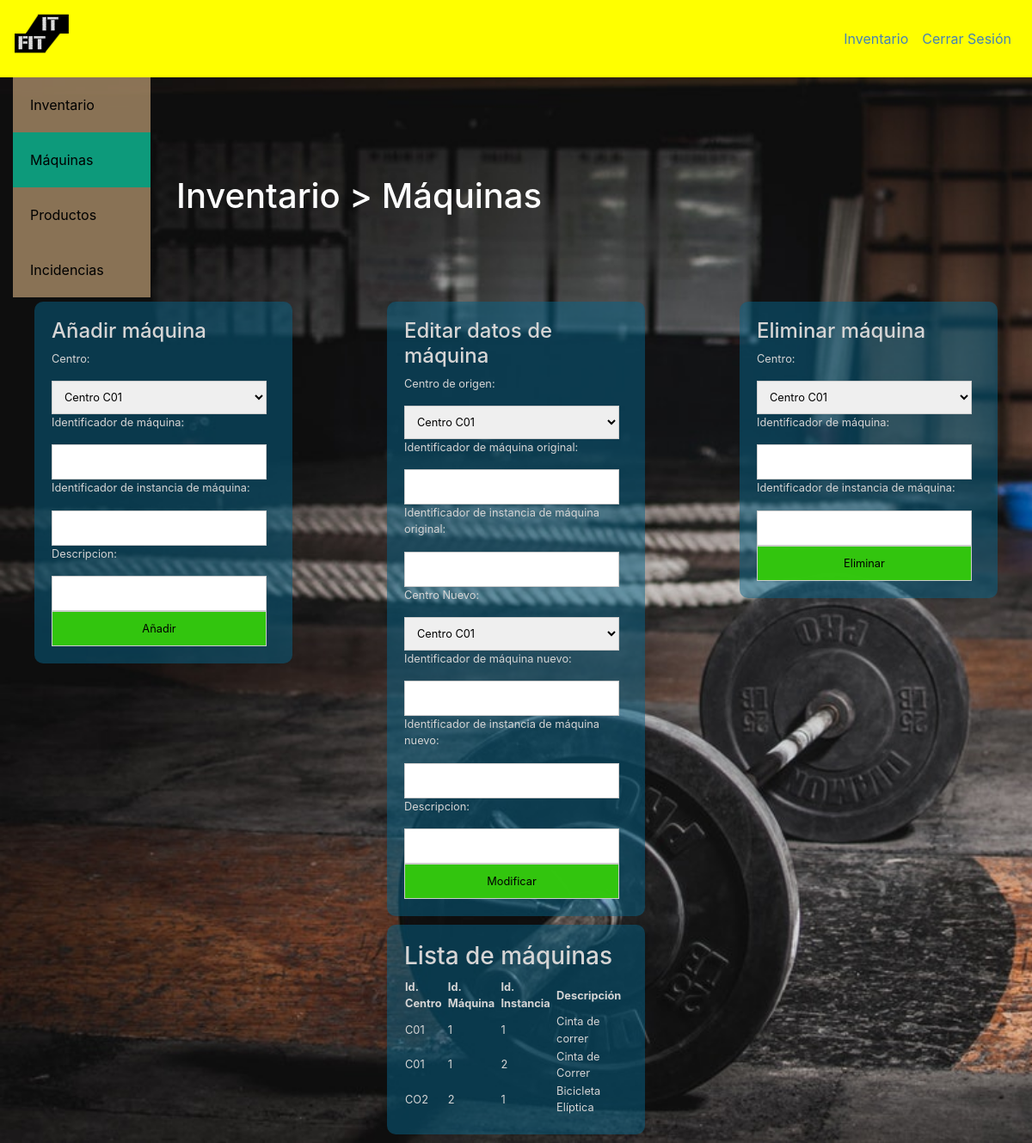
/Inventario/maquinas.php (signed in), run on an earlier commit of the app's database.
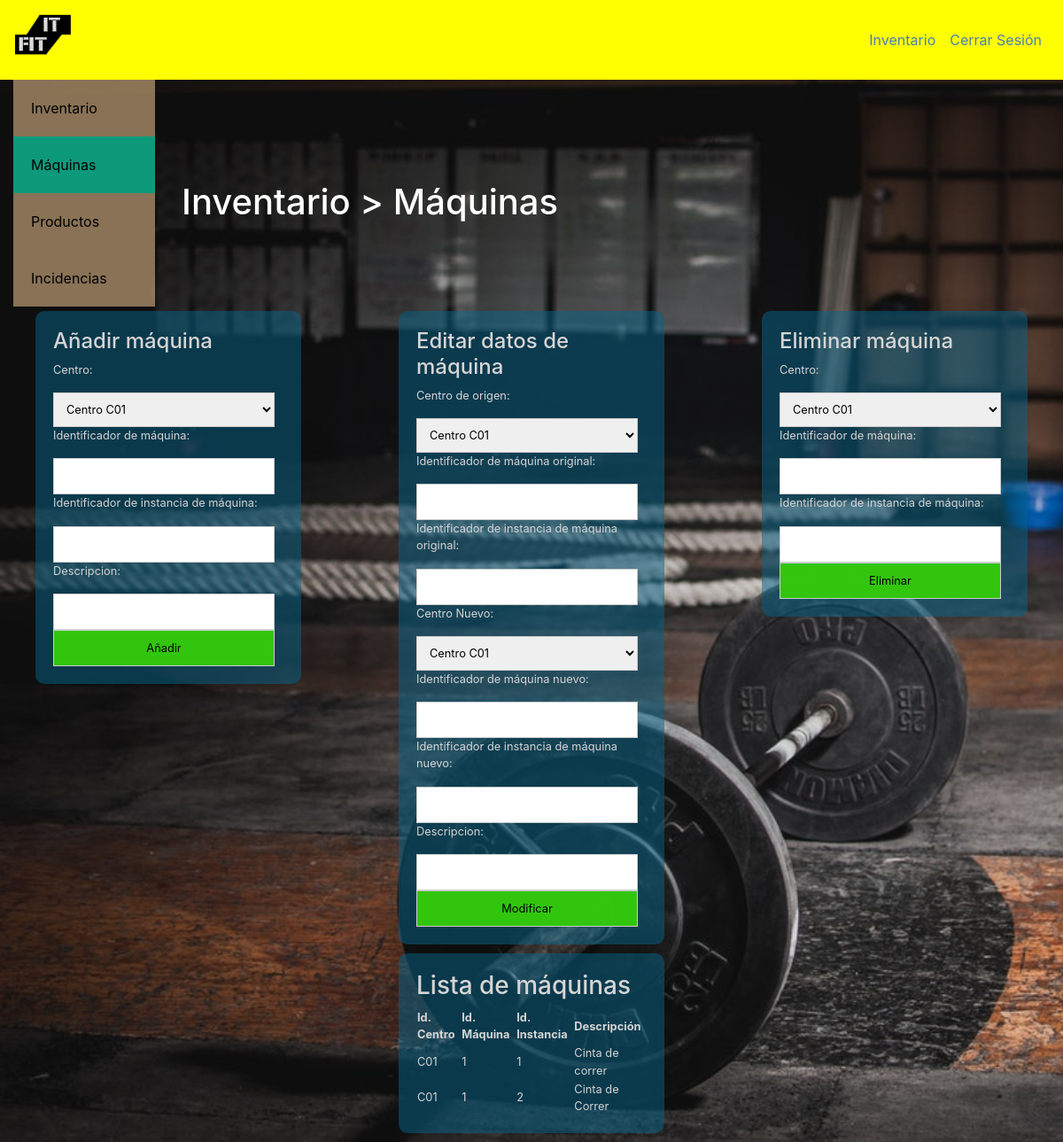
And on a later commit of the database.
### tables this page shows
CREATE TABLE `maquinas` (
  `IdCentro` varchar(3) NOT NULL,
  `IdMaquina` int(3) NOT NULL,
  `IdInstancia` int(11) NOT NULL,
  `Descripcion` varchar(30) DEFAULT NULL
);

### Inventario/maquinas.php (the view, shortened to what this page needs)
<!DOCTYPE html>
<html>
    <head>
    <link rel="stylesheet" type="text/css" href="../styles/estilos.css">
    <link rel="stylesheet" type="text/css" href="../styles/form.css">
    <link rel="stylesheet" href="../styles/inicio.css">
    <link rel="stylesheet" href="https://stackpath.bootstrapcdn.com/bootstrap/4.4.1/css/bootstrap.min.css">
    </head>
    <body>
        <nav class="navbar sticky-top navbar-expand-lg navbar-dark header">
        <a href="../inicio.html" class="navbar-brand mr-auto">
            <img src="../img/Logo.png" alt="ITFit" width="64" height="64"/>
        </a>
        <span class="areagestion navbar-text">
            <ul class="navbar-nav">
                <li class="nav-link">
                    <a class ="enlace" href="#">Inventario</a>
                </li>
                <li class="nav-link">
                    <a class ="enlace" href="../php/logout.php">Cerrar Sesión</a>
                </li>
            </ul>
        </span>
    </nav>
    <div class="inicio container">
        <div class="row">
            <div class="vertical-menu col-lg-2 col-sm-3">
                <a href="./inventario.php">Inventario</a>
                <a href="#" class="active">Máquinas</a>
                <a href="./productos.php">Productos</a>
                <a href="./incidencias.php">Incidencias</a>
            </div>
            <div class="inicio col-lg-6 col-sm-6">
                <h1>Inventario > Máquinas</h1>
            </div>
        </div>
    </div>
    <div class="row">
        <div class="col-lg-4 col-sm-6">
            <form action="../php/Inventario/anadirmaquina.php" method="post">
                <h4>Añadir máquina</h4>
                <p>Centro:</p>
                <select name="IdCentro" class="field">
                    <?php
                        $db = mysqli_connect(DB_SERVER,DB_USERNAME,DB_PASSWORD,DB_DATABASE) or die ("<h5>No puedo conectarme a la BD.</h5>");
                        $consulta = "Select IdCentro from Centro" ;
                        $resultado = mysqli_query( $db, $consulta ) or die ( "Algo ha ido mal en la consulta a la base de datos");
                        while($columna = mysqli_fetch_array($resultado)){
                            echo "<option value=" . $columna['IdCentro'] . "> Centro " . $columna['IdCentro'] . "</option>" ;
                        }
                    ?>
                </select>
                <p>Identificador de máquina:</p>
                <input type="text" name="IdMaquina" size="20" class="field" maxlength="30"/>
                <p>Identificador de instancia de máquina:</p>
                <input type="text" name="IdInstancia" size="20" class="field" maxlength="30"/>
                <p>Descripcion:</p>
                <input type="text" name="Descripcion" size="20" class="field" maxlength="30"/>
                <input type="submit" class="botton" value="Añadir">
            </form>
        </div>
        <div class="col-lg-4 col-sm-6">
            <form action="../php/Inventario/alterarmaquina.php" method="post">
                <h4>Editar datos de máquina</h4>
                <p>Centro de origen:</p>
                <select name="IdCentroOrig" class="field">
                    <?php
                        $db = mysqli_connect(DB_SERVER,DB_USERNAME,DB_PASSWORD,DB_DATABASE) or die ("<h5>No puedo conectarme a la BD.</h5>");
                        $consulta = "Select IdCentro from Centro" ;
                        $resultado = mysqli_query( $db, $consulta ) or die ( "Algo ha ido mal en la consulta a la base de datos");
                        while($columna = mysqli_fetch_array($resultado)){
                            echo "<option value=" . $columna['IdCentro'] . "> Centro " . $columna['IdCentro'] . "</option>" ;
                        }
                    ?>
                </select>
                <p>Identificador de máquina original:</p>
                <input type="text" name="IdMaquinaOrig" size="20" class="field" maxlength="8"/>
                <p>Identificador de instancia de máquina original:</p>
                <input type="text" name="IdInstanciaOrig" size="20" class="field" maxlength="8"/>
                <p>Centro Nuevo:</p>
                <select name="IdCentroNew" class="field">
                    <?php
                        $db = mysqli_connect(DB_SERVER,DB_USERNAME,DB_PASSWORD,DB_DATABASE) or die ("<h5>No puedo conectarme a la BD.</h5>");
                        $consulta = "Select IdCentro from Centro" ;
                        $resultado = mysqli_query( $db, $consulta ) or die ( "Algo ha ido mal en la consulta a la base de datos");
                        while($columna = mysqli_fetch_array($resultado)){
                            echo "<option value=" . $columna['IdCentro'] . "> Centro " . $columna['IdCentro'] . "</option>" ;
                        }
                    ?>
                </select>
                <p>Identificador de máquina nuevo:</p>
                <input type="text" name="IdMaquinaNew" size="20" class="field" maxlength="8"/>
                <p>Identificador de instancia de máquina nuevo:</p>
                <input type="text" name="IdInstanciaNew" size="20" class="field" maxlength="8"/>
                <p>Descripcion:</p>
                <input type="text" name="Descripcion" size="20" class="field" maxlength="8"/>
                <input type="submit" class="botton" value="Modificar">
            </form>
        </div>
        <div class="col-lg-4 col-sm-6">
            <form action="../php/Inventario/eliminarmaquina.php" method="post">
                <h4>Eliminar máquina</h4>
                <p>Centro:</p>
                <select name="IdCentro" class="field">
                    <?php
                        $db = mysqli_connect(DB_SERVER,DB_USERNAME,DB_PASSWORD,DB_DATABASE) or die ("<h5>No puedo conectarme a la BD.</h5>");
                        $consulta = "Select IdCentro from Centro" ;
                        $resultado = mysqli_query( $db, $consulta ) or die ( "Algo ha ido mal en la consulta a la base de datos");
                        while($columna = mysqli_fetch_array($resultado)){
                            echo "<option value=" . $columna['IdCentro'] . "> Centro " . $columna['IdCentro'] . "</option>" ;
                        }
                    ?>
                </select>
                <p>Identificador de máquina:</p>
                <input type="text" name="IdMaquina" size="20" class="field" maxlength="8"/>
                <p>Identificador de instancia de máquina:</p>
                <input type="text" name="IdInstancia" size="20" class="field" maxlength="8"/>
                <input type="submit" class="botton" value="Eliminar">
            </form>
        </div>
    </div>
    <div class="row">
        <div class="col-sm-12">
            <form>
            <h3>Lista de máquinas</h3>
            <?php
                $db = mysqli_connect(DB_SERVER,DB_USERNAME,DB_PASSWORD,DB_DATABASE) or die ("<h5>No puedo conectarme a la BD.</h5>");
                $consulta = "Select * from Maquinas Order By IdCentro" ;
                $resultado = mysqli_query( $db, $consulta ) or die ( "Algo ha ido mal en la consulta a la base de datos");
                echo "<table borde='2'>";
                echo "<tr>";
                echo "<th>Id. Centro</th>";
                echo "<th>Id. Máquina</th>";
                echo "<th>Id. Instancia</th>";
                echo "<th>Descripción</th>";
                echo "</tr>";
                while($columna = mysqli_fetch_array($resultado)){
                    echo "<tr>";
	                echo "<td>" . $columna['IdCentro'] . "</td><td>" . $columna['IdMaquina'] . "</td><td>" . $columna['IdInstancia'] ."</td><td>" . $columna['Descripcion'] . "</td>";
	                echo "</tr>";
                }
                echo "</table>";
            ?>
        </form>
        </div>
    </div>
    </body>
</html>

### styles/estilos.css (style rules this page uses)
.vertical-menu { width: 200px; padding-bottom: 5px; }
.vertical-menu a { background-color: rgba(222, 184, 135, 0.596); color:black; display: block; padding: 20px; text-decoration: none; }
.vertical-menu a.active { background-color: rgba(14, 250, 199, 0.596); }

### styles/form.css (style rules this page uses)
form { position: relative; margin:0 auto; font-size: 0.8em; border-radius: 10px; color: rgb(214, 213, 213); width: 300px; padding:20px; background-color: rgba(7, 101, 138, 0.5); margin-bottom: 10px; }
input,select { border:0; }
.field { border: solid 1px #ccc; width: 250px; padding:10px; }
.botton { border: solid 1px #ccc; width: 250px; padding:10px; background-color: rgba(51, 199, 14, 0.993); }

### styles/inicio.css (style rules this page uses)
nav.header { background-color: yellow; }
li.nav-link a.enlace { color: steelblue; }
body { background-image: url("../img/gimnasio.jpg"); background-color: powderblue; background-attachment: fixed; background-repeat: no-repeat; background-size: cover; }
div.inicio { padding-top: 10%; color: white; }
.inicio.container { margin-left: 0px; padding-top: 0px; }

What changed in the data, as far as the page shows it:
removed maquinas: IdCentro "CO2", IdMaquina "2", IdInstancia "1", Descripcion "Bicicleta Elíptica"
